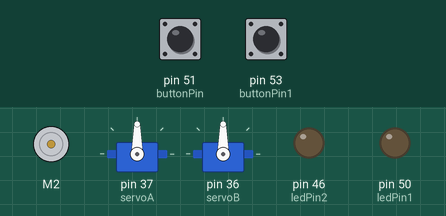
Recording of a sketch running on a simulated Arduino Mega 2560, built with avr-gcc and run on an emulated ATmega2560. Parts: DC motor (green arrow = forward, orange = backward, longer = faster), 2 × servo, output pins drawn as LEDs (lit = HIGH). Inputs (shaded band) come from the test bench; at power-on: pin 51 (buttonPin) LOW, pin 53 (buttonPin1) LOW.

Above: at 1.2 s.
1.3 s: pin 51 (buttonPin) pulled HIGH for 1 s
At 2.9 s:
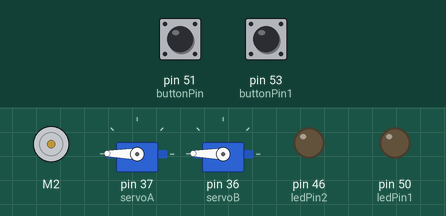
4.3 s: pin 53 (buttonPin1) pulled HIGH for 0.15 s
At 5.2 s:
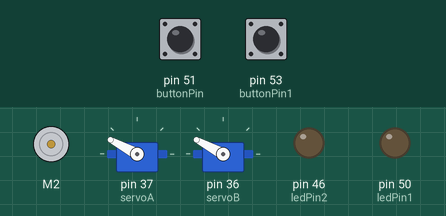
5.9 s: pin 51 (buttonPin) pulled HIGH for 0.15 s
At 6.4 s:
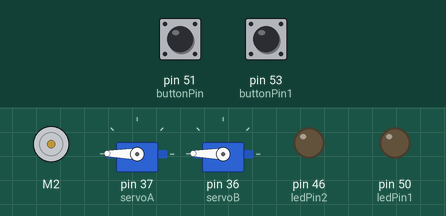
7.5 s: pin 53 (buttonPin1) pulled HIGH for 1 s
At 8.9 s:
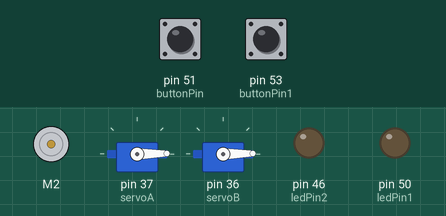
10.5 s: pin 51 (buttonPin) pulled HIGH for 0.15 s
At 11.1 s:
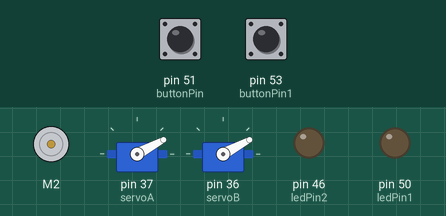
12.1 s: pin 53 (buttonPin1) pulled HIGH for 0.15 s
At 13.5 s:
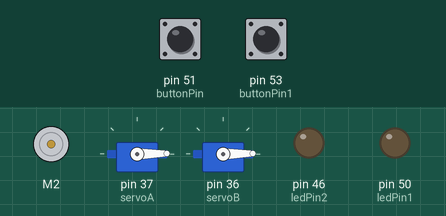
Timing chart, 0 to 14.7 s (numbered marks = the images above; inputs shaded):
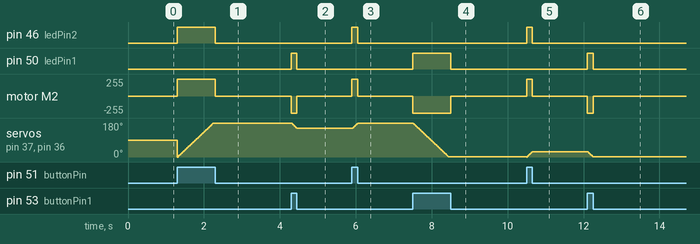

Measured:
- after the input at 1.3 s, pin 46 (ledPin2): LOW → HIGH at once, → LOW 1.0 s later; motor M2: stopped → forward 255/255 at once, → stopped 1.0 s later
- after the input at 4.3 s, pin 50 (ledPin1): LOW → HIGH at once, → LOW 0.15 s later; motor M2: stopped → backward 255/255 at once, → stopped 0.15 s later; servo on pin 37 (servoA), servo on pin 36 (servoB): 179° → 152° at once
- after the input at 5.9 s, pin 46 (ledPin2): LOW → HIGH at once, → LOW 0.15 s later; motor M2: stopped → forward 255/255 at once, → stopped 0.15 s later; servo on pin 37 (servoA), servo on pin 36 (servoB): 152° → 179° at once
- after the input at 7.5 s, pin 50 (ledPin1): LOW → HIGH at once, → LOW 1.0 s later; motor M2: stopped → backward 255/255 at once, → stopped 1.0 s later
- after the input at 10.5 s, pin 46 (ledPin2): LOW → HIGH at once, → LOW 0.15 s later; motor M2: stopped → forward 255/255 at once, → stopped 0.15 s later; servo on pin 37 (servoA), servo on pin 36 (servoB): 1° → 28° at once
- after the input at 12.1 s, pin 50 (ledPin1): LOW → HIGH at once, → LOW 0.15 s later; motor M2: stopped → backward 255/255 at once, → stopped 0.15 s later; servo on pin 37 (servoA), servo on pin 36 (servoB): 28° → 1° at once

The sketch:

motor.ino
```cpp
#include <AFMotor.h>
#include <Servo.h>

int motorspeed = 0;
const int buttonPin = 51;
const int buttonPin1 = 53;
const int ledPin1 = 50;
const int ledPin2 = 46;

int n = LOW;

AF_DCMotor motor(2);
int buttonState = 0;
int buttonState1 = 0;

//servo
Servo servoA;
int positionA = 0;

//servo2 test
Servo servoB;
int positionB = 0;


void setup()
{
    motor.setSpeed(0);

    motor.run(RELEASE);
    //motor.run(FORWARD);
    pinMode(buttonPin, INPUT);
    pinMode(buttonPin1, INPUT);
    motorspeed = 255;

    pinMode(ledPin1, OUTPUT);
    pinMode(ledPin2, OUTPUT);

    //servo
    servoA.attach(37);

    //servo2 test
    servoB.attach(36);

}

void loop()
{
  buttonState = digitalRead(buttonPin);
  buttonState1 = digitalRead(buttonPin1);
  if (buttonState == HIGH) {

    motor.setSpeed(motorspeed);
    motor.run(FORWARD);
    digitalWrite(ledPin2, HIGH);
  }
  else if(buttonState1 == HIGH) {
    motor.setSpeed(motorspeed);
    motor.run(BACKWARD);
    digitalWrite(ledPin1, HIGH);
  }
  else {
    motor.run(RELEASE);
    digitalWrite(ledPin1, LOW);
    digitalWrite(ledPin2, LOW);
  }

  //servo
if(buttonState ==HIGH && positionA < 180 && positionB < 180){
servoA.write(positionA++);
servoB.write(positionB++);
delay(5);
}

if(buttonState1 == HIGH && positionA > 0 && positionB > 0){
servoA.write(positionA--);
servoB.write(positionB--);
delay(5);
}

}


//reference:http://www.instructables.com/id/Servo-Controlled-by-Pushbuttons/?ALLSTEPS
```
